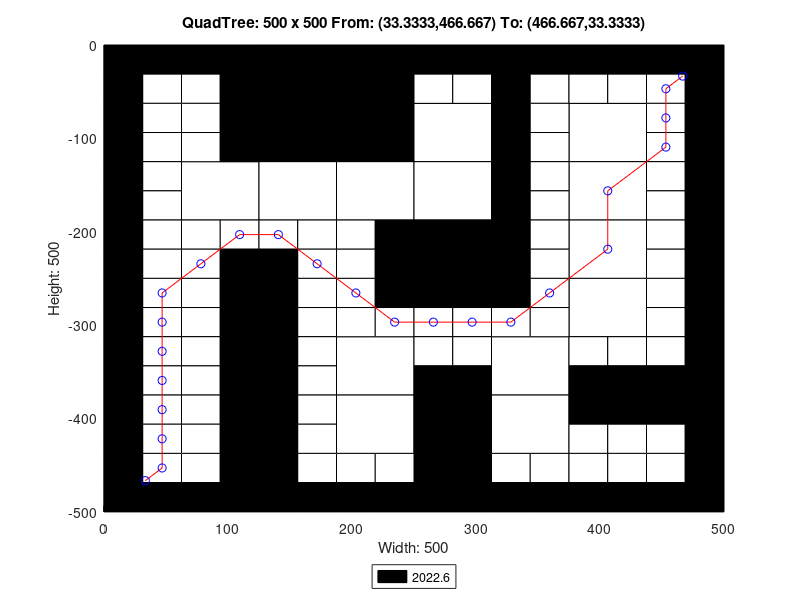

Write MATLAB code to recreate this figure.
axis([0 500 -500 0]);
title('QuadTree: 500 x 500 From: (33.3333,466.667) To: (466.667,33.3333)');
xlabel('Width: 500');
ylabel('Height: 500');
rectangle('Position',[125 -125 125 125], 'FaceColor',[0 0 0]);
rectangle('Position',[62.5 -187.5 62.5 62.5], 'FaceColor',[1 1 1]);
rectangle('Position',[125 -187.5 62.5 62.5], 'FaceColor',[1 1 1]);
rectangle('Position',[187.5 -187.5 62.5 62.5], 'FaceColor',[1 1 1]);
rectangle('Position',[250 -125 62.5 62.5], 'FaceColor',[1 1 1]);
rectangle('Position',[375 -125 62.5 62.5], 'FaceColor',[1 1 1]);
rectangle('Position',[250 -187.5 62.5 62.5], 'FaceColor',[1 1 1]);
rectangle('Position',[250 -250 62.5 62.5], 'FaceColor',[0 0 0]);
rectangle('Position',[375 -187.5 62.5 62.5], 'FaceColor',[1 1 1]);
rectangle('Position',[375 -250 62.5 62.5], 'FaceColor',[1 1 1]);
rectangle('Position',[187.5 -375 62.5 62.5], 'FaceColor',[1 1 1]);
rectangle('Position',[187.5 -437.5 62.5 62.5], 'FaceColor',[1 1 1]);
rectangle('Position',[312.5 -375 62.5 62.5], 'FaceColor',[1 1 1]);
rectangle('Position',[375 -312.5 62.5 62.5], 'FaceColor',[1 1 1]);
rectangle('Position',[250 -437.5 62.5 62.5], 'FaceColor',[0 0 0]);
rectangle('Position',[312.5 -437.5 62.5 62.5], 'FaceColor',[1 1 1]);
rectangle('Position',[250 -500 62.5 62.5], 'FaceColor',[0 0 0]);
rectangle('Position',[0 -31.25 31.25 31.25], 'FaceColor',[0 0 0]);
rectangle('Position',[31.25 -31.25 31.25 31.25], 'FaceColor',[0 0 0]);
rectangle('Position',[0 -62.5 31.25 31.25], 'FaceColor',[0 0 0]);
rectangle('Position',[31.25 -62.5 31.25 31.25], 'FaceColor',[1 1 1]);
rectangle('Position',[62.5 -31.25 31.25 31.25], 'FaceColor',[0 0 0]);
rectangle('Position',[93.75 -31.25 31.25 31.25], 'FaceColor',[0 0 0]);
rectangle('Position',[62.5 -62.5 31.25 31.25], 'FaceColor',[1 1 1]);
rectangle('Position',[93.75 -62.5 31.25 31.25], 'FaceColor',[0 0 0]);
rectangle('Position',[0 -93.75 31.25 31.25], 'FaceColor',[0 0 0]);
rectangle('Position',[31.25 -93.75 31.25 31.25], 'FaceColor',[1 1 1]);
rectangle('Position',[0 -125 31.25 31.25], 'FaceColor',[0 0 0]);
rectangle('Position',[31.25 -125 31.25 31.25], 'FaceColor',[1 1 1]);
rectangle('Position',[62.5 -93.75 31.25 31.25], 'FaceColor',[1 1 1]);
rectangle('Position',[93.75 -93.75 31.25 31.25], 'FaceColor',[0 0 0]);
rectangle('Position',[62.5 -125 31.25 31.25], 'FaceColor',[1 1 1]);
rectangle('Position',[93.75 -125 31.25 31.25], 'FaceColor',[0 0 0]);
rectangle('Position',[0 -156.25 31.25 31.25], 'FaceColor',[0 0 0]);
rectangle('Position',[31.25 -156.25 31.25 31.25], 'FaceColor',[1 1 1]);
rectangle('Position',[0 -187.5 31.25 31.25], 'FaceColor',[0 0 0]);
rectangle('Position',[31.25 -187.5 31.25 31.25], 'FaceColor',[1 1 1]);
rectangle('Position',[0 -218.75 31.25 31.25], 'FaceColor',[0 0 0]);
rectangle('Position',[31.25 -218.75 31.25 31.25], 'FaceColor',[1 1 1]);
rectangle('Position',[0 -250 31.25 31.25], 'FaceColor',[0 0 0]);
rectangle('Position',[31.25 -250 31.25 31.25], 'FaceColor',[1 1 1]);
rectangle('Position',[62.5 -218.75 31.25 31.25], 'FaceColor',[1 1 1]);
rectangle('Position',[93.75 -218.75 31.25 31.25], 'FaceColor',[1 1 1]);
rectangle('Position',[62.5 -250 31.25 31.25], 'FaceColor',[1 1 1]);
rectangle('Position',[93.75 -250 31.25 31.25], 'FaceColor',[0 0 0]);
rectangle('Position',[125 -218.75 31.25 31.25], 'FaceColor',[1 1 1]);
rectangle('Position',[156.25 -218.75 31.25 31.25], 'FaceColor',[1 1 1]);
rectangle('Position',[125 -250 31.25 31.25], 'FaceColor',[0 0 0]);
rectangle('Position',[156.25 -250 31.25 31.25], 'FaceColor',[1 1 1]);
rectangle('Position',[187.5 -218.75 31.25 31.25], 'FaceColor',[1 1 1]);
rectangle('Position',[218.75 -218.75 31.25 31.25], 'FaceColor',[0 0 0]);
rectangle('Position',[187.5 -250 31.25 31.25], 'FaceColor',[1 1 1]);
rectangle('Position',[218.75 -250 31.25 31.25], 'FaceColor',[0 0 0]);
rectangle('Position',[250 -31.25 31.25 31.25], 'FaceColor',[0 0 0]);
rectangle('Position',[281.25 -31.25 31.25 31.25], 'FaceColor',[0 0 0]);
rectangle('Position',[250 -62.5 31.25 31.25], 'FaceColor',[1 1 1]);
rectangle('Position',[281.25 -62.5 31.25 31.25], 'FaceColor',[1 1 1]);
rectangle('Position',[312.5 -31.25 31.25 31.25], 'FaceColor',[0 0 0]);
rectangle('Position',[343.75 -31.25 31.25 31.25], 'FaceColor',[0 0 0]);
rectangle('Position',[312.5 -62.5 31.25 31.25], 'FaceColor',[0 0 0]);
rectangle('Position',[343.75 -62.5 31.25 31.25], 'FaceColor',[1 1 1]);
rectangle('Position',[312.5 -93.75 31.25 31.25], 'FaceColor',[0 0 0]);
rectangle('Position',[343.75 -93.75 31.25 31.25], 'FaceColor',[1 1 1]);
rectangle('Position',[312.5 -125 31.25 31.25], 'FaceColor',[0 0 0]);
rectangle('Position',[343.75 -125 31.25 31.25], 'FaceColor',[1 1 1]);
rectangle('Position',[375 -31.25 31.25 31.25], 'FaceColor',[0 0 0]);
rectangle('Position',[406.25 -31.25 31.25 31.25], 'FaceColor',[0 0 0]);
rectangle('Position',[375 -62.5 31.25 31.25], 'FaceColor',[1 1 1]);
rectangle('Position',[406.25 -62.5 31.25 31.25], 'FaceColor',[1 1 1]);
rectangle('Position',[437.5 -31.25 31.25 31.25], 'FaceColor',[0 0 0]);
rectangle('Position',[468.75 -31.25 31.25 31.25], 'FaceColor',[0 0 0]);
rectangle('Position',[437.5 -62.5 31.25 31.25], 'FaceColor',[1 1 1]);
rectangle('Position',[468.75 -62.5 31.25 31.25], 'FaceColor',[0 0 0]);
rectangle('Position',[437.5 -93.75 31.25 31.25], 'FaceColor',[1 1 1]);
rectangle('Position',[468.75 -93.75 31.25 31.25], 'FaceColor',[0 0 0]);
rectangle('Position',[437.5 -125 31.25 31.25], 'FaceColor',[1 1 1]);
rectangle('Position',[468.75 -125 31.25 31.25], 'FaceColor',[0 0 0]);
rectangle('Position',[312.5 -156.25 31.25 31.25], 'FaceColor',[0 0 0]);
rectangle('Position',[343.75 -156.25 31.25 31.25], 'FaceColor',[1 1 1]);
rectangle('Position',[312.5 -187.5 31.25 31.25], 'FaceColor',[0 0 0]);
rectangle('Position',[343.75 -187.5 31.25 31.25], 'FaceColor',[1 1 1]);
rectangle('Position',[312.5 -218.75 31.25 31.25], 'FaceColor',[0 0 0]);
rectangle('Position',[343.75 -218.75 31.25 31.25], 'FaceColor',[1 1 1]);
rectangle('Position',[312.5 -250 31.25 31.25], 'FaceColor',[0 0 0]);
rectangle('Position',[343.75 -250 31.25 31.25], 'FaceColor',[1 1 1]);
rectangle('Position',[437.5 -156.25 31.25 31.25], 'FaceColor',[1 1 1]);
rectangle('Position',[468.75 -156.25 31.25 31.25], 'FaceColor',[0 0 0]);
rectangle('Position',[437.5 -187.5 31.25 31.25], 'FaceColor',[1 1 1]);
rectangle('Position',[468.75 -187.5 31.25 31.25], 'FaceColor',[0 0 0]);
rectangle('Position',[437.5 -218.75 31.25 31.25], 'FaceColor',[1 1 1]);
rectangle('Position',[468.75 -218.75 31.25 31.25], 'FaceColor',[0 0 0]);
rectangle('Position',[437.5 -250 31.25 31.25], 'FaceColor',[1 1 1]);
rectangle('Position',[468.75 -250 31.25 31.25], 'FaceColor',[0 0 0]);
rectangle('Position',[0 -281.25 31.25 31.25], 'FaceColor',[0 0 0]);
rectangle('Position',[31.25 -281.25 31.25 31.25], 'FaceColor',[1 1 1]);
rectangle('Position',[0 -312.5 31.25 31.25], 'FaceColor',[0 0 0]);
rectangle('Position',[31.25 -312.5 31.25 31.25], 'FaceColor',[1 1 1]);
rectangle('Position',[62.5 -281.25 31.25 31.25], 'FaceColor',[1 1 1]);
rectangle('Position',[93.75 -281.25 31.25 31.25], 'FaceColor',[0 0 0]);
rectangle('Position',[62.5 -312.5 31.25 31.25], 'FaceColor',[1 1 1]);
rectangle('Position',[93.75 -312.5 31.25 31.25], 'FaceColor',[0 0 0]);
rectangle('Position',[0 -343.75 31.25 31.25], 'FaceColor',[0 0 0]);
rectangle('Position',[31.25 -343.75 31.25 31.25], 'FaceColor',[1 1 1]);
rectangle('Position',[0 -375 31.25 31.25], 'FaceColor',[0 0 0]);
rectangle('Position',[31.25 -375 31.25 31.25], 'FaceColor',[1 1 1]);
rectangle('Position',[62.5 -343.75 31.25 31.25], 'FaceColor',[1 1 1]);
rectangle('Position',[93.75 -343.75 31.25 31.25], 'FaceColor',[0 0 0]);
rectangle('Position',[62.5 -375 31.25 31.25], 'FaceColor',[1 1 1]);
rectangle('Position',[93.75 -375 31.25 31.25], 'FaceColor',[0 0 0]);
rectangle('Position',[125 -281.25 31.25 31.25], 'FaceColor',[0 0 0]);
rectangle('Position',[156.25 -281.25 31.25 31.25], 'FaceColor',[1 1 1]);
rectangle('Position',[125 -312.5 31.25 31.25], 'FaceColor',[0 0 0]);
rectangle('Position',[156.25 -312.5 31.25 31.25], 'FaceColor',[1 1 1]);
rectangle('Position',[187.5 -281.25 31.25 31.25], 'FaceColor',[1 1 1]);
rectangle('Position',[218.75 -281.25 31.25 31.25], 'FaceColor',[0 0 0]);
rectangle('Position',[187.5 -312.5 31.25 31.25], 'FaceColor',[1 1 1]);
rectangle('Position',[218.75 -312.5 31.25 31.25], 'FaceColor',[1 1 1]);
rectangle('Position',[125 -343.75 31.25 31.25], 'FaceColor',[0 0 0]);
rectangle('Position',[156.25 -343.75 31.25 31.25], 'FaceColor',[1 1 1]);
rectangle('Position',[125 -375 31.25 31.25], 'FaceColor',[0 0 0]);
rectangle('Position',[156.25 -375 31.25 31.25], 'FaceColor',[1 1 1]);
rectangle('Position',[0 -406.25 31.25 31.25], 'FaceColor',[0 0 0]);
rectangle('Position',[31.25 -406.25 31.25 31.25], 'FaceColor',[1 1 1]);
rectangle('Position',[0 -437.5 31.25 31.25], 'FaceColor',[0 0 0]);
rectangle('Position',[31.25 -437.5 31.25 31.25], 'FaceColor',[1 1 1]);
rectangle('Position',[62.5 -406.25 31.25 31.25], 'FaceColor',[1 1 1]);
rectangle('Position',[93.75 -406.25 31.25 31.25], 'FaceColor',[0 0 0]);
rectangle('Position',[62.5 -437.5 31.25 31.25], 'FaceColor',[1 1 1]);
rectangle('Position',[93.75 -437.5 31.25 31.25], 'FaceColor',[0 0 0]);
rectangle('Position',[0 -468.75 31.25 31.25], 'FaceColor',[0 0 0]);
rectangle('Position',[31.25 -468.75 31.25 31.25], 'FaceColor',[1 1 1]);
rectangle('Position',[0 -500 31.25 31.25], 'FaceColor',[0 0 0]);
rectangle('Position',[31.25 -500 31.25 31.25], 'FaceColor',[0 0 0]);
rectangle('Position',[62.5 -468.75 31.25 31.25], 'FaceColor',[1 1 1]);
rectangle('Position',[93.75 -468.75 31.25 31.25], 'FaceColor',[0 0 0]);
rectangle('Position',[62.5 -500 31.25 31.25], 'FaceColor',[0 0 0]);
rectangle('Position',[93.75 -500 31.25 31.25], 'FaceColor',[0 0 0]);
rectangle('Position',[125 -406.25 31.25 31.25], 'FaceColor',[0 0 0]);
rectangle('Position',[156.25 -406.25 31.25 31.25], 'FaceColor',[1 1 1]);
rectangle('Position',[125 -437.5 31.25 31.25], 'FaceColor',[0 0 0]);
rectangle('Position',[156.25 -437.5 31.25 31.25], 'FaceColor',[1 1 1]);
rectangle('Position',[125 -468.75 31.25 31.25], 'FaceColor',[0 0 0]);
rectangle('Position',[156.25 -468.75 31.25 31.25], 'FaceColor',[1 1 1]);
rectangle('Position',[125 -500 31.25 31.25], 'FaceColor',[0 0 0]);
rectangle('Position',[156.25 -500 31.25 31.25], 'FaceColor',[0 0 0]);
rectangle('Position',[187.5 -468.75 31.25 31.25], 'FaceColor',[1 1 1]);
rectangle('Position',[218.75 -468.75 31.25 31.25], 'FaceColor',[1 1 1]);
rectangle('Position',[187.5 -500 31.25 31.25], 'FaceColor',[0 0 0]);
rectangle('Position',[218.75 -500 31.25 31.25], 'FaceColor',[0 0 0]);
rectangle('Position',[250 -281.25 31.25 31.25], 'FaceColor',[0 0 0]);
rectangle('Position',[281.25 -281.25 31.25 31.25], 'FaceColor',[0 0 0]);
rectangle('Position',[250 -312.5 31.25 31.25], 'FaceColor',[1 1 1]);
rectangle('Position',[281.25 -312.5 31.25 31.25], 'FaceColor',[1 1 1]);
rectangle('Position',[312.5 -281.25 31.25 31.25], 'FaceColor',[0 0 0]);
rectangle('Position',[343.75 -281.25 31.25 31.25], 'FaceColor',[1 1 1]);
rectangle('Position',[312.5 -312.5 31.25 31.25], 'FaceColor',[1 1 1]);
rectangle('Position',[343.75 -312.5 31.25 31.25], 'FaceColor',[1 1 1]);
rectangle('Position',[250 -343.75 31.25 31.25], 'FaceColor',[1 1 1]);
rectangle('Position',[281.25 -343.75 31.25 31.25], 'FaceColor',[1 1 1]);
rectangle('Position',[250 -375 31.25 31.25], 'FaceColor',[0 0 0]);
rectangle('Position',[281.25 -375 31.25 31.25], 'FaceColor',[0 0 0]);
rectangle('Position',[437.5 -281.25 31.25 31.25], 'FaceColor',[1 1 1]);
rectangle('Position',[468.75 -281.25 31.25 31.25], 'FaceColor',[0 0 0]);
rectangle('Position',[437.5 -312.5 31.25 31.25], 'FaceColor',[1 1 1]);
rectangle('Position',[468.75 -312.5 31.25 31.25], 'FaceColor',[0 0 0]);
rectangle('Position',[375 -343.75 31.25 31.25], 'FaceColor',[1 1 1]);
rectangle('Position',[406.25 -343.75 31.25 31.25], 'FaceColor',[1 1 1]);
rectangle('Position',[375 -375 31.25 31.25], 'FaceColor',[0 0 0]);
rectangle('Position',[406.25 -375 31.25 31.25], 'FaceColor',[0 0 0]);
rectangle('Position',[437.5 -343.75 31.25 31.25], 'FaceColor',[1 1 1]);
rectangle('Position',[468.75 -343.75 31.25 31.25], 'FaceColor',[0 0 0]);
rectangle('Position',[437.5 -375 31.25 31.25], 'FaceColor',[0 0 0]);
rectangle('Position',[468.75 -375 31.25 31.25], 'FaceColor',[0 0 0]);
rectangle('Position',[312.5 -468.75 31.25 31.25], 'FaceColor',[1 1 1]);
rectangle('Position',[343.75 -468.75 31.25 31.25], 'FaceColor',[1 1 1]);
rectangle('Position',[312.5 -500 31.25 31.25], 'FaceColor',[0 0 0]);
rectangle('Position',[343.75 -500 31.25 31.25], 'FaceColor',[0 0 0]);
rectangle('Position',[375 -406.25 31.25 31.25], 'FaceColor',[0 0 0]);
rectangle('Position',[406.25 -406.25 31.25 31.25], 'FaceColor',[0 0 0]);
rectangle('Position',[375 -437.5 31.25 31.25], 'FaceColor',[1 1 1]);
rectangle('Position',[406.25 -437.5 31.25 31.25], 'FaceColor',[1 1 1]);
rectangle('Position',[437.5 -406.25 31.25 31.25], 'FaceColor',[0 0 0]);
rectangle('Position',[468.75 -406.25 31.25 31.25], 'FaceColor',[0 0 0]);
rectangle('Position',[437.5 -437.5 31.25 31.25], 'FaceColor',[1 1 1]);
rectangle('Position',[468.75 -437.5 31.25 31.25], 'FaceColor',[0 0 0]);
rectangle('Position',[375 -468.75 31.25 31.25], 'FaceColor',[1 1 1]);
rectangle('Position',[406.25 -468.75 31.25 31.25], 'FaceColor',[1 1 1]);
rectangle('Position',[375 -500 31.25 31.25], 'FaceColor',[0 0 0]);
rectangle('Position',[406.25 -500 31.25 31.25], 'FaceColor',[0 0 0]);
rectangle('Position',[437.5 -468.75 31.25 31.25], 'FaceColor',[1 1 1]);
rectangle('Position',[468.75 -468.75 31.25 31.25], 'FaceColor',[0 0 0]);
rectangle('Position',[437.5 -500 31.25 31.25], 'FaceColor',[0 0 0]);
rectangle('Position',[468.75 -500 31.25 31.25], 'FaceColor',[0 0 0]);
X=[466.667,453.125,453.125,453.125,406.25,406.25,359.375,328.125,296.875,265.625,234.375,203.125,171.875,140.625,109.375,78.125,46.875,46.875,46.875,46.875,46.875,46.875,46.875,33.3333];
Y=[-33.3333,-46.875,-78.125,-109.375,-156.25,-218.75,-265.625,-296.875,-296.875,-296.875,-296.875,-265.625,-234.375,-203.125,-203.125,-234.375,-265.625,-296.875,-328.125,-359.375,-390.625,-421.875,-453.125,-466.667];
hold on;
plot(X,Y,'r');
plot(X,Y,'bo');
legend('2022.6','Location','southoutside');
